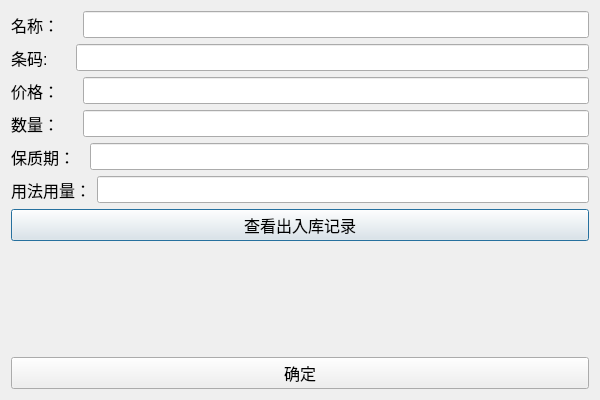
<?xml version="1.0" encoding="UTF-8"?>
<ui version="4.0">
 <class>StockerMedicineDetailDialog</class>
 <widget class="QDialog" name="StockerMedicineDetailDialog">
  <property name="windowModality">
   <enum>Qt::WindowModal</enum>
  </property>
  <property name="geometry">
   <rect>
    <x>0</x>
    <y>0</y>
    <width>600</width>
    <height>400</height>
   </rect>
  </property>
  <property name="windowTitle">
   <string>详情</string>
  </property>
  <property name="modal">
   <bool>true</bool>
  </property>
  <layout class="QVBoxLayout" name="verticalLayout">
   <item>
    <layout class="QHBoxLayout" name="horizontalLayout_1">
     <item>
      <widget class="QLabel" name="label_1">
       <property name="font">
        <font>
         <pointsize>12</pointsize>
        </font>
       </property>
       <property name="text">
        <string>名称：    </string>
       </property>
      </widget>
     </item>
     <item>
      <widget class="QLineEdit" name="lineEdit_1">
       <property name="font">
        <font>
         <pointsize>12</pointsize>
        </font>
       </property>
      </widget>
     </item>
    </layout>
   </item>
   <item>
    <layout class="QHBoxLayout" name="horizontalLayout_2">
     <item>
      <widget class="QLabel" name="label_2">
       <property name="font">
        <font>
         <pointsize>12</pointsize>
        </font>
       </property>
       <property name="text">
        <string>条码:     </string>
       </property>
      </widget>
     </item>
     <item>
      <widget class="QLineEdit" name="lineEdit_2">
       <property name="font">
        <font>
         <pointsize>12</pointsize>
        </font>
       </property>
      </widget>
     </item>
    </layout>
   </item>
   <item>
    <layout class="QHBoxLayout" name="horizontalLayout_3">
     <item>
      <widget class="QLabel" name="label_3">
       <property name="font">
        <font>
         <pointsize>12</pointsize>
        </font>
       </property>
       <property name="text">
        <string>价格：    </string>
       </property>
      </widget>
     </item>
     <item>
      <widget class="QLineEdit" name="lineEdit_3">
       <property name="font">
        <font>
         <pointsize>12</pointsize>
        </font>
       </property>
      </widget>
     </item>
    </layout>
   </item>
   <item>
    <layout class="QHBoxLayout" name="horizontalLayout_4">
     <item>
      <widget class="QLabel" name="label_4">
       <property name="font">
        <font>
         <pointsize>12</pointsize>
        </font>
       </property>
       <property name="text">
        <string>数量：    </string>
       </property>
      </widget>
     </item>
     <item>
      <widget class="QLineEdit" name="lineEdit_4">
       <property name="font">
        <font>
         <pointsize>12</pointsize>
        </font>
       </property>
      </widget>
     </item>
    </layout>
   </item>
   <item>
    <layout class="QHBoxLayout" name="horizontalLayout_5">
     <item>
      <widget class="QLabel" name="label_5">
       <property name="font">
        <font>
         <pointsize>12</pointsize>
        </font>
       </property>
       <property name="text">
        <string>保质期：  </string>
       </property>
      </widget>
     </item>
     <item>
      <widget class="QLineEdit" name="lineEdit_5">
       <property name="font">
        <font>
         <pointsize>12</pointsize>
        </font>
       </property>
      </widget>
     </item>
    </layout>
   </item>
   <item>
    <layout class="QHBoxLayout" name="horizontalLayout_6">
     <item>
      <widget class="QLabel" name="label_6">
       <property name="font">
        <font>
         <pointsize>12</pointsize>
        </font>
       </property>
       <property name="text">
        <string>用法用量：</string>
       </property>
      </widget>
     </item>
     <item>
      <widget class="QLineEdit" name="lineEdit_6">
       <property name="font">
        <font>
         <pointsize>12</pointsize>
        </font>
       </property>
      </widget>
     </item>
    </layout>
   </item>
   <item>
    <widget class="QPushButton" name="pushButton_2">
     <property name="font">
      <font>
       <pointsize>12</pointsize>
      </font>
     </property>
     <property name="text">
      <string>查看出入库记录</string>
     </property>
    </widget>
   </item>
   <item>
    <spacer name="verticalSpacer">
     <property name="font">
      <font>
       <pointsize>12</pointsize>
      </font>
     </property>
     <property name="orientation">
      <enum>Qt::Vertical</enum>
     </property>
     <property name="sizeHint" stdset="0">
      <size>
       <width>20</width>
       <height>40</height>
      </size>
     </property>
    </spacer>
   </item>
   <item>
    <widget class="QPushButton" name="pushButton_1">
     <property name="font">
      <font>
       <pointsize>12</pointsize>
      </font>
     </property>
     <property name="text">
      <string>确定</string>
     </property>
     <property name="autoDefault">
      <bool>false</bool>
     </property>
    </widget>
   </item>
  </layout>
 </widget>
 <resources/>
 <connections>
  <connection>
   <sender>pushButton_1</sender>
   <signal>clicked()</signal>
   <receiver>StockerMedicineDetailDialog</receiver>
   <slot>accept()</slot>
   <hints>
    <hint type="sourcelabel">
     <x>331</x>
     <y>326</y>
    </hint>
    <hint type="destinationlabel">
     <x>548</x>
     <y>285</y>
    </hint>
   </hints>
  </connection>
 </connections>
</ui>
